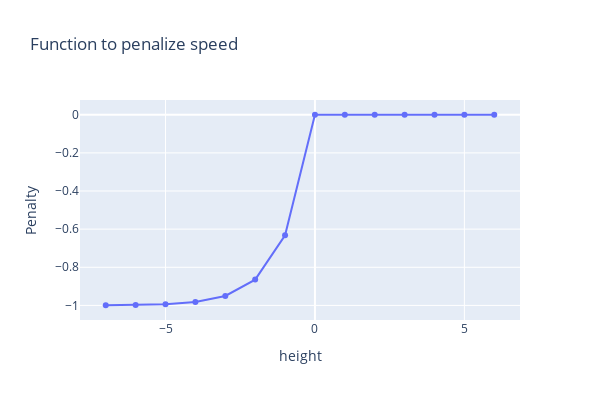

Notebook code cell kept with this figure:
### Markdown cell above
## <span style="color:orange">Height boundaries for furtur pos y</span>


After we've imposed constraints on acceleration and speed, the final step is to discourage the system from crashing. 
To achieve this, we set a minimum bound for the height.

$$ -\exp(0) + \exp(Min( y\_lower\_limit - futur\_pos\_y, 0)) $$

### Code cell
y_lower_limit = 0
futur_pos_y = np.arange(-7, 7)


fig = go.Figure()
fig.add_trace(go.Scatter(
    x = futur_pos_y,
    y = np.array([-np.exp(0) + np.exp(np.min([val, 0])) for val in futur_pos_y - y_lower_limit ]),
    name='height constraint',
    mode='lines+markers'
))

fig.update_xaxes(title_text = "height")
fig.update_yaxes(title_text = "Penalty")
fig.update_layout(height=400, width=600, title_text="Function to penalize speed")

### Figure 1 — Plotly figure (JSON) as saved in the notebook; plotly's stock layout.template omitted (floating-point values rounded to 4 significant figures)
{"data": [{"mode": "lines+markers", "name": "height constraint", "type": "scatter", "x": [-7, -6, -5, -4, -3, -2, -1, 0, 1, 2, 3, 4, 5, 6], "y": [-0.9991, -0.9975, -0.9933, -0.9817, -0.9502, -0.8647, -0.6321, 0, 0, 0, 0, 0, 0, 0]}], "layout": {"height": 400, "title": {"text": "Function to penalize speed"}, "width": 600, "xaxis": {"title": {"text": "height"}}, "yaxis": {"title": {"text": "Penalty"}}}}
